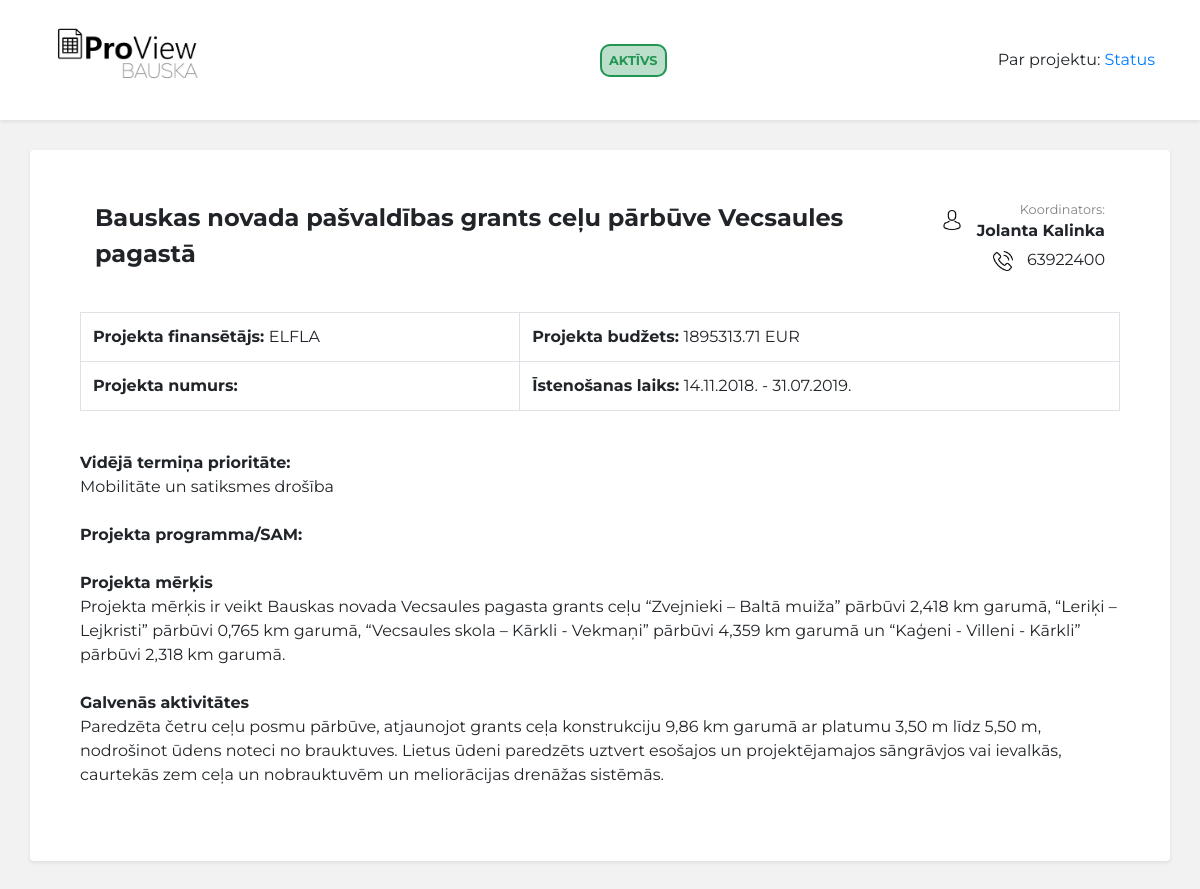
/individualAbout.php?id=4, run on the app's committed database.
### tables this page shows
CREATE TABLE IF NOT EXISTS `projekti` (
  `ID` int(11) NOT NULL AUTO_INCREMENT,
  `Name` text NOT NULL,
  `Financer` text NOT NULL,
  `Status` text NOT NULL,
  `Category` text,
  `Number` text,
  `SAM` text,
  `Budget` bigint(11) DEFAULT NULL,
  `Purpose` text,
  `Activities` text,
  `StartDate` date DEFAULT NULL,
  `FinishDate` date DEFAULT NULL,
  `CoordinatorName` text,
  `CoordinatorContacts` text,
  `CoordinatorEmail` text,
  `BudgetSpent` bigint(11) DEFAULT '0',
  `Entry` datetime NOT NULL DEFAULT CURRENT_TIMESTAMP,
  PRIMARY KEY (`ID`),
  KEY `ID` (`ID`)
);

### functions/function.php (called while the page is built, shortened)
<?php
  require_once "connect.php";
  function getProjects($id) {
    global $mysqli;
    if($id){
      $query = "SELECT * FROM projekti WHERE ID = ".$id;
    } else {
      $query = "SELECT * FROM projekti";
    }
    $result = mysqli_query($mysqli, $query);
    if(!$id){
      return resultToArray($result);
    }else{
      return mysqli_fetch_assoc($result);
    };
  };
  function intToMoney($amount){
    $money = floatval($amount) / 100;
    return $money;
  }
 ?>

### individualAbout.php (the view, shortened to what this page needs)
<!DOCTYPE html>
<html lang="lv" dir="ltr">
	<head>
		<link rel="stylesheet" href="https://stackpath.bootstrapcdn.com/bootstrap/4.3.1/css/bootstrap.min.css">
		<link href="css/buttons.css" rel="stylesheet">
		<link rel="stylesheet" href="style.css">
		<?php
			require_once "functions/function.php";
			$projects = getProjects($_GET['id']);
			require_once "blocks/head.php";
		?>
	</head>
	<body>
		<header class="shadow-sm">
			<div class="container">
				<div class="row">
					<div class="col">
						<a class="header-logo" href="/">
							<img src="/ProView Bauska Logo - Final.png" class="header-logo" alt="Logo">
						</a>
					</div>
					<div class="col">
						<div class="header-center">
							<?php
								switch ($projects["Status"]) {
									case 'Aktīvs':
										$background = "rgb(33, 150, 83, 0.3)";
										$border = "#219653";
										$color = "#219653";
										break;
								}
								echo "<span class='status-text' style='background:" . $background . "; border: 2px solid " . $border . "; color: " . $color . "'>".$projects["Status"]."</span>";
							?>
						</div>
					</div>
					<div class="col">
						<div class="header-right" onclick="window.location='/admin.php'">
							<a class='selected'>Par projektu: </a>
							<?php
								echo "<a href='status.php?id=".$projects["ID"]."'>Status</a>";
							?>
						</div>
					</div>
				</div>
		</header>
		<div class="container">
			<div class="row">
				<div class="col-md-12 shadow-sm p-3 mb-5 bg-white rounded individual-main-container">
					<div class="container">
						<div class="row">
							<div class="col-md-9">
								<div class="title-style"><?php echo $projects["Name"]; ?></div>
							</div>
							<div class="col-md-3 text-right">
								<div>
									<img src="Design/Icons/avatar.png" class="img-style avatar-icon individual-icon" alt="Avatar icon">
									<span class="coordination-text">
										<p class="coordination-name">Koordinators:</p>
										<b><?php echo $projects["CoordinatorName"]; ?></b> <br>
									</span>
								</div>
								<img src="Design/Icons/phone-call.png" class="img-style individual-icon" alt="Phone icon">
								<p class="coordination-tel"><?php echo $projects["CoordinatorContacts"]; ?></p>
							</div>
						</div>
					</div>
					<br>
					<table class="table table-bordered">
						<tr>
							<td>
								<b>Projekta finansētājs: </b>
								<?php echo $projects["Financer"]; ?>
							</td>
							<td>
								<b>Projekta budžets: </b>
								<?php echo intToMoney($projects["Budget"]); ?> EUR
							</td>
						</tr>
						<tr>
							<td>
								<b>Projekta numurs: </b>
							</td>
							<td>
								<b>Īstenošanas laiks: </b>
								<?php echo date("d.m.Y.", strtotime($projects["StartDate"])), " - ", date("d.m.Y.", strtotime($projects["FinishDate"])); ?>
							</td>
						</tr>
					</table>
					<br>
					<div>
						<b>Vidējā termiņa prioritāte: </b> <br>
						<?php echo $projects["Category"]; ?>
					</div>
					<br>
					<div>
						<b>Projekta programma/SAM: </b> <br>
					</div>
					<br>
					<div>
						<b>Projekta mērķis</b> <br>
						<?php echo $projects["Purpose"]; ?>
					</div>
					<br>
					<div>
						<b>Galvenās aktivitātes</b> <br>
						<?php echo $projects["Activities"]; ?>
					</div>
					<br>
				</div>
			</div>
		</div>
	</body>
</html>

### style.css (style rules this page uses)
html, body { margin: 0; background: #F2F2F2; font-family: 'Montserrat', sans-serif; }
td { cursor: pointer; }
.status-text { border-radius: 10px; font-size: 0.8rem; font-weight: bold; padding: 7px; text-transform: uppercase; }
.title-style { font-weight: bold; font-size: 1.5rem; vertical-align: middle; }
.img-style { width: 1.5rem; height: 1.5rem; }
header { background: white; height: 120px; margin-bottom: 30px; }
header .container { height: inherit; }
header .container .row { height: inherit; }
header .col { height: inherit; position: relative; }
header .col div { position: absolute; top: 50%; transform: translate(0%, -50%); }
.header-right { right: 15px; }
.header-center { left: 50%; transform: translate(-50%, -50%); }
.header-logo { height: inherit; }
.individual-main-container { padding: 50px!important; }
.coordination-text { display: inline-block; }
.coordination-name { color: #828282; font-size: 0.8rem; margin: 0; }
.coordination-tel { display: inline-block; margin-top: 5px; }
.avatar-icon { vertical-align: super; }
.individual-icon { margin-right: 10px; height: 20px; width: 20px; }

### css/style.css (style rules this page uses)
body { margin: 0px; }

### data on the page
projekti: Status "AKTĪVS", Name "Bauskas novada pašvaldības grants ceļu pārbūve Vecsaules pagastā", CoordinatorName "Jolanta Kalinka", CoordinatorContacts "63922400", Financer "ELFLA", Budget "1895313.71", StartDate "14.11.2018.", FinishDate "31.07.2019.", Category "Mobilitāte un satiksmes drošība", Purpose "Projekta mērķis ir veikt Bauskas novada Vecsaules pagasta grants ceļu “Zvejnieki – Baltā muiža” pārbūvi 2,418 km garumā, “Leriķi –Lejkristi” pārbūvi 0,765 km garumā, “Vecsaules skola – Kārkli - Vekmaņi” pārbūvi 4,359 km garumā un “Kaģeni - Villeni - Kārkli” pārbūvi 2,318 km garumā.", Activities "Paredzēta četru ceļu posmu pārbūve, atjaunojot grants ceļa konstrukciju 9,86 km garumā ar platumu 3,50 m līdz 5,50 m, nodrošinot ūdens noteci no brauktuves. Lietus ūdeni paredzēts uztvert esošajos un projektējamajos sāngrāvjos vai ievalkās, caurtekās zem ceļa un nobrauktuvēm un meliorācijas drenāžas sistēmās."
